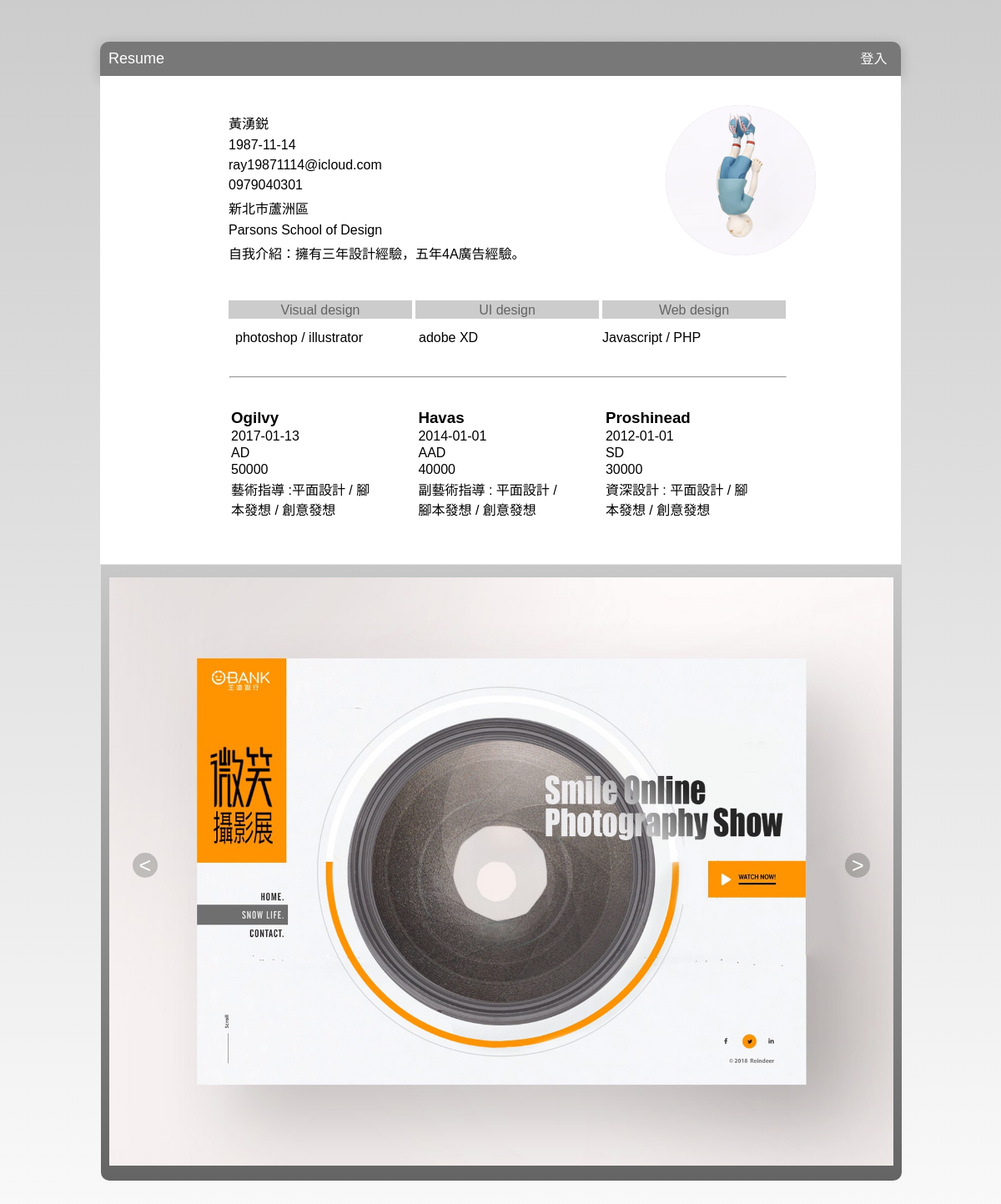
The page / on the database its author committed.
### tables this page shows
CREATE TABLE `mydata` (
  `id` int(10) NOT NULL,
  `name` varchar(20) DEFAULT NULL,
  `birthday` varchar(20) DEFAULT NULL,
  `addr` varchar(20) DEFAULT NULL,
  `tel` varchar(20) DEFAULT NULL,
  `grad_at` varchar(20) DEFAULT NULL,
  `grad_at2` varchar(20) DEFAULT NULL,
  `grad_at3` varchar(30) DEFAULT NULL,
  `aboutMe` text DEFAULT NULL,
  `email` varchar(50) DEFAULT NULL
);

CREATE TABLE `ray_photo` (
  `id` int(10) UNSIGNED NOT NULL COMMENT '流水號',
  `name` varchar(168) NOT NULL COMMENT '原始檔名',
  `type` varchar(64) NOT NULL COMMENT '檔案類型',
  `path` varchar(168) NOT NULL COMMENT '檔案路徑',
  `create_time` timestamp NOT NULL DEFAULT current_timestamp() COMMENT '產生時間',
  `update_time` timestamp NOT NULL DEFAULT current_timestamp() COMMENT '更新時間',
  `see` tinyint(1) NOT NULL DEFAULT 1 COMMENT '使用與否',
  `note` varchar(168) NOT NULL COMMENT '說明',
  `thmb` varchar(168) NOT NULL
);

CREATE TABLE `skills` (
  `id` int(10) UNSIGNED NOT NULL,
  `design` varchar(30) DEFAULT NULL,
  `UIDesign` varchar(30) DEFAULT NULL,
  `WebDesign` varchar(30) DEFAULT NULL
);

CREATE TABLE `workexperience` (
  `id` int(10) NOT NULL,
  `company1` varchar(30) DEFAULT NULL,
  `date1` varchar(30) DEFAULT NULL,
  `job1` varchar(30) DEFAULT NULL,
  `salary1` varchar(30) DEFAULT NULL,
  `aboutJob1` varchar(50) DEFAULT NULL,
  `company2` varchar(30) DEFAULT NULL,
  `date2` varchar(30) DEFAULT NULL,
  `job2` varchar(30) DEFAULT NULL,
  `salary2` varchar(30) DEFAULT NULL,
  `aboutJob2` varchar(50) DEFAULT NULL,
  `company3` varchar(30) DEFAULT NULL,
  `date3` varchar(30) DEFAULT NULL,
  `job3` varchar(30) DEFAULT NULL,
  `salary3` varchar(30) DEFAULT NULL,
  `aboutJob3` varchar(50) DEFAULT NULL
);

CREATE TABLE `files` (
  `id` int(10) UNSIGNED NOT NULL COMMENT '流水號',
  `name` varchar(168) NOT NULL COMMENT '原始檔名',
  `type` varchar(64) NOT NULL COMMENT '檔案類型',
  `path` varchar(168) NOT NULL COMMENT '檔案路徑',
  `create_time` timestamp NOT NULL DEFAULT current_timestamp() COMMENT '產生時間',
  `update_time` timestamp NOT NULL DEFAULT current_timestamp() COMMENT '更新時間',
  `see` tinyint(1) NOT NULL DEFAULT 1 COMMENT '使用與否',
  `note` varchar(168) NOT NULL COMMENT '說明',
  `thmb` varchar(168) NOT NULL
);

### base2.php (called while the page is built, shortened)
<?php
$dsn="mysql:host=localhost;charset=utf8;dbname=myresume";
$pdo=new PDO($dsn,'root','1114');
function all($table){
    global $pdo;
    $sql="select * from $table ";
    return $pdo->query($sql)->fetch(PDO::FETCH_ASSOC);
}
function all2($table){
    global $pdo;
    $sql="select * from $table ";
    return $pdo->query($sql)->fetchAll();
}
?>

### printResume.php (the view, shortened to what this page needs)
<?include_once "base2.php";?>
<!DOCTYPE html>
<html lang="en">
<head>
</head>
<body id="body1">
    <?
    $Ray = all("myData");
    ?>
    <div id="printMain">
        <div class="myData">
            <div>
                <table id="myData_table">
                    <tr>
                        <td><?echo $Ray['name'];?></td>
                    </tr>
                    <tr>
                        <td><?echo $Ray['birthday'];?></td>
                    </tr>
                    <tr>
                        <td><?echo $Ray['email'];?></td>
                    </tr>
                    <tr>
                        <td><?echo $Ray['tel'];?></td>
                    </tr>
                    <tr>
                        <td><?echo $Ray['addr'];?></td>
                    </tr>
                    <tr>
                        <td><?echo $Ray['grad_at3'];?></td>
                    </tr>
                    <tr>
                        <td>自我介紹：<?echo $Ray['aboutMe'];?></td>
                    </tr>
                </table>
            </div>
            <div id="picF">
			<?php
                $Prows=all("Ray_photo");
            ?>
                <div class='RayP' id='<? echo $Prows['id']?>'>
			    <img src="<?echo $Prows['path']?>">
			    </div>
            </div>
        </div>
        <?
        $skills = all("skills");
        ?>
        <div class="skills">
        <table id="skills_table">
                    <tr>
                        <td id="bar">Visual design</td>
                        <td id="bar">UI design</td>
                        <td id="bar">Web design</td>
                    </tr>
                    <tr>
                        <td><?echo $skills['design'];?></td>
                        <td><?echo $skills['UIDesign'];?></td>
                        <td><?echo $skills['WebDesign'];?></td>
                    </tr>
                </table>
        </div>
        <?
        $workExp= all("workExperience");
        ?>
        <div class="workexpErience">
            <div id="workexpErience_center">
                <table id="workexpErience_table">
                <hr style="width:83% ">
                    <tr>
                        <td><h3><?echo $workExp['company1'];?></h3></td>
                    </tr>
                    <tr>
                        <td><?echo $workExp['date1'];?></td>
                    </tr>
                    <tr>
                        <td><?echo $workExp['job1'];?></td>
                    </tr>
                    <tr>
                        <td><?echo $workExp['salary1'];?></td>
                    </tr>
                    <tr>
                        <td><?echo $workExp['aboutJob1'];?></td>
                    </tr>
                </table>
                <table id="workexpErience_table">
                    <tr>
                        <td><h3><?echo $workExp['company2'];?></h3></td>
                    </tr>
                    <tr>
                        <td><?echo $workExp['date2'];?></td>
                    </tr>
                    <tr>
                        <td><?echo $workExp['job2'];?></td>
                    </tr>
                    <tr>
                        <td><?echo $workExp['salary2'];?></td>
                    </tr>
                    <tr>
                        <td><?echo $workExp['aboutJob2'];?></td>
                    </tr>
                </table>
                <table id="workexpErience_table">
                    <tr>
                        <td><h3><?echo $workExp['company3'];?></h3></td>
                    </tr>
                    <tr>
                        <td><?echo $workExp['date3'];?></td>
                    </tr>
                    <tr>
                        <td><?echo $workExp['job3'];?></td>
                    </tr>
                    <tr>
                        <td><?echo $workExp['salary3'];?></td>
                    </tr>
                    <tr>
                        <td><?echo $workExp['aboutJob3'];?></td>
                    </tr>
                </table>
            </div>
        </div>
        <div id="portfolio" style="width:89%; height:480px;" class="dbor">
            <div id="btnPN" class="cent">
				<div id="pre"  onclick="pp(1)"><</div>
                <div id="next" onclick="pp(2)">></div>
			</div>
			<?php
                $rows=all2("files");
				foreach($rows as $k => $r){
            ?>
                	<div class='im' id='ssaa<? echo $k?>'>
					<img src="<?echo $r['path']?>">
				    </div>
            <?
			  }
            ?>
        </div>
    </div>
</body>
</html>

### index.php (shortened to what this page needs)
<!DOCTYPE html>
<html lang="en">
  <head>
  </head>
  <body>
    <div class="main">
      <div class="top">
          <form action="login_api.php" method="post">
            <div class="nav">
              <p class="textResume">Resume</p>
            <a id="login">登入</a>
            </div>
          </form>
      </div>
      <div class="loginTable">
          <?php  include("printResume.php") ?>
      </div>
    </div>
  </body>
</html>

### index.php (style rules this page uses)
* { box-sizing:border-box; margin:0; padding:0; font-family:"Microsoft JhengHei",Arial, Helvetica, sans-serif; list-style-type:none; text-decoration: none; }
.nav { position: relative; z-index: 1; background: rgba(0,0,0,0.5); color: white; font-size: 1em; border-radius:10px 10px 0 0; }
p { display: inline-block; padding: 20px 10px 10px 10px; }
body { background-image: linear-gradient(360deg, rgb(255, 255, 255), #ccc); height: 200vh; font-family: "Microsoft-JhengHei"; }
.top { width: 960px; background:#f2f2f1; border-radius:10px 10px 0px 0px; box-shadow: 0px 3px 15px rgba(0,0,0,0.2); }
.main { width: 960px; margin: 0 auto; border-radius:10px 10px 10px 10px; margin-top: 50px; padding-bottom: 50px; }
.nav { position: relative; width:960px; z-index: 1; background: rgba(0,0,0,0.5); color: white; padding: 0px ; font-size: 1em; border-radius:10px 10px 0 0; }
.textResume { padding: 10px 830px 10px 10px; font-size: 18px; }

### printResume.php (style rules this page uses)
#body1 { margin: auto; }
#printMain { width: 960px; height: 900px; }
.myData { width: 960px; height: 25%; background: white; color:black; }
.myData div { display:inline-block; }
.skills { width: 960px; height: 15%; background: white; }
.workexpErience { width: 960px; height: 25%; background: white; }
#picF { width: 180px; height: 180px; margin-left: 20px; background: #ccc; display: inline-block; vertical-align: top; border-radius: 97%; margin: 35px 0px 0px 160px; z-index: 999; overflow: hidden; }
#myData_table { padding-top:40px; padding-left: 150px; }
#myData_table td { padding:2px; }
#skills_table { padding-top:20px; padding-left: 150px; padding-top: 40px; }
#skills_table td { padding:10px; display:inline-block; width:220px; }
#bar { background:#ccc; width:220px; margin: 2px; height: 22px; text-align: center; line-height: 3px; color:rgb(100,100,100); }
#workexpErience_table { display: inline-block; width: 180px; margin-right: 40px; margin-top: 35px; vertical-align: center; }
#workexpErience_center { margin-left: 155px; }
#portfolio { width: 960px !important; height: 82% !important;; background-image: linear-gradient(180deg, rgb(200, 200, 200), rgb(100, 100, 100)); border-radius: 0px 0px 10px 10px; color:white ; text-align: center; padding-top: 15px; padding-bottom: 10px; }
hr { background: rgb(250,250,250); }
img { width:100%; }
.dbor { margin:1px; padding:2px 10px 2px 10px; }
#btnPN { width:100%; height:0%; }
#pre { background: rgba(0,0,0,0.2); width: 30px; height: 30px; display: inline-block; margin-bottom: 0px; font-size: 25px; position: relative; z-index:99; top: 320px; color: white; text-align:center; line-height: 30px; margin:10px 410px 10px 10px; border-radius: 50px; }
#next { background: rgba(0,0,0,0.2); width: 30px; height: 30px; display: inline-block; margin-bottom: 0px; font-size: 25px; position: relative; z-index:99; top: 320px; color: white; text-align:center; line-height: 30px; margin:10px 10px 10px 410px; border-radius: 50px; }

### rows shown on the page
mydata: name "黃湧鋭", birthday "1987-11-14", email "ray19871114@icloud.com", tel "0979040301", addr "新北市蘆洲區", grad_at3 "Parsons School of Design", aboutMe "擁有三年設計經驗，五年4A廣告經驗。"
ray_photo: path (picture)
skills: design "photoshop / illustrator", UIDesign "adobe XD", WebDesign "Javascript / PHP"
workexperience: company1 "Ogilvy", date1 "2017-01-13", job1 "AD", salary1 "50000", aboutJob1 "藝術指導 :平面設計 / 腳本發想 / 創意發想", company2 "Havas", date2 "2014-01-01", job2 "AAD", salary2 "40000", aboutJob2 "副藝術指導 : 平面設計 / 腳本發想 / 創意發想", company3 "Proshinead", date3 "2012-01-01", job3 "SD", salary3 "30000", aboutJob3 "資深設計 : 平面設計 / 腳本發想 / 創意發想"
files: path (picture)
